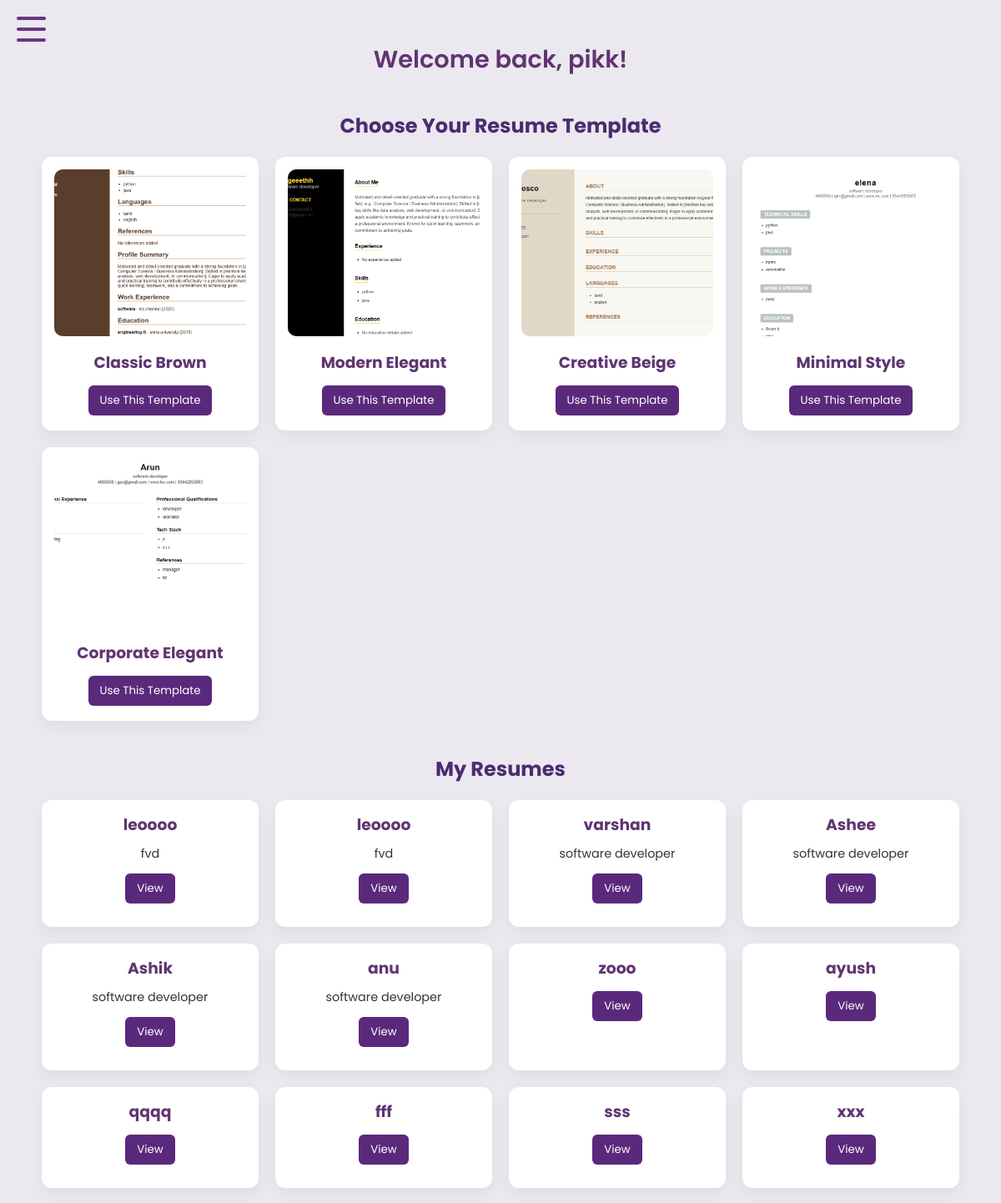
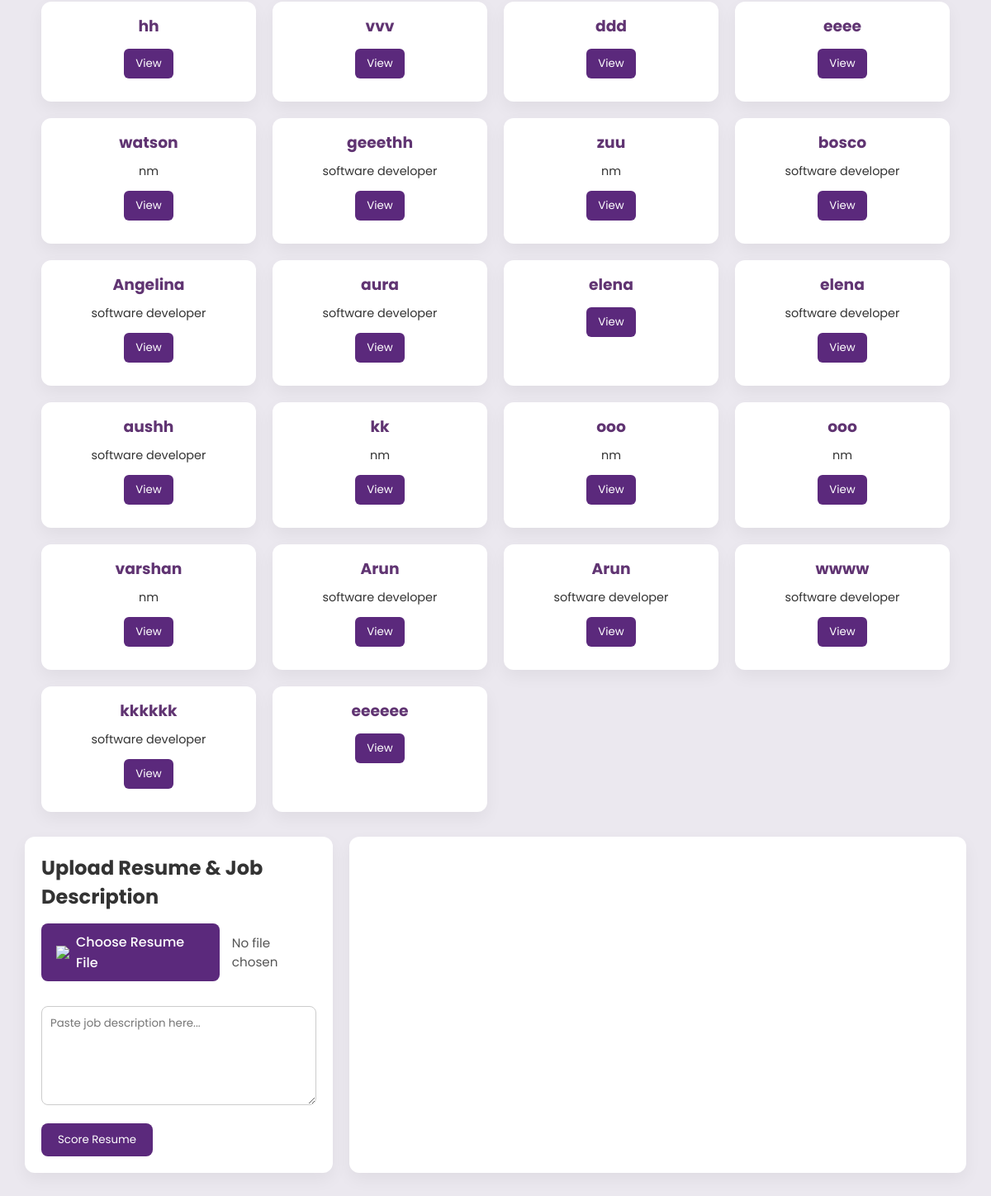
/dashboardd/ (signed in), run on the app's committed database (2 pictures, top to bottom).
### resume/models.py (models this page shows, shortened)
class Resume1(models.Model):
    user = models.ForeignKey(User, on_delete=models.CASCADE)
    full_name = models.CharField(max_length=255)
    job_title = models.CharField(max_length=255, blank=True)
    email = models.EmailField()
    phone = models.CharField(max_length=50, blank=True)
    address = models.CharField(max_length=255, blank=True)
    profile_summary = models.TextField(blank=True)
    skills = models.TextField(blank=True)
    languages = models.TextField(blank=True)
    work_experience = models.TextField(blank=True, default="")
    education = models.TextField(blank=True, default="")
    references = models.TextField(blank=True)
    template_type = models.CharField(max_length=10, default='Resume1')

class Resume2(models.Model):
    user = models.ForeignKey(User, on_delete=models.CASCADE)
    full_name = models.CharField(max_length=100)
    job_title = models.CharField(max_length=100)
    phone = models.CharField(max_length=20)
    email = models.EmailField()
    about_me = models.TextField(blank=True)
    work_experience = models.TextField(blank=True, default="")
    skills = models.TextField(blank=True, help_text="Comma or line-separated")
    education = models.TextField(blank=True, help_text="One entry per line")
    profile_photo = models.ImageField(upload_to='profile_photos/', blank=True, null=True)
    template_type = models.CharField(max_length=10, default='Resume2')

class Resume3(models.Model):
    user = models.ForeignKey(User, on_delete=models.CASCADE)
    full_name = models.CharField(max_length=100)
    job_title = models.CharField(max_length=100, blank=True)
    phone = models.CharField(max_length=20, blank=True)
    email = models.EmailField(blank=True)
    address = models.CharField(max_length=255, blank=True)
    about = models.TextField(blank=True)
    work_experience = models.TextField(blank=True)
    education = models.TextField(blank=True)
    skills = models.TextField(blank=True)
    languages = models.TextField(blank=True)
    references = models.TextField(blank=True)
    profile_image = models.ImageField(upload_to='resumes/', blank=True)
    template_type = models.CharField(max_length=10, default='Resume3')

class Resume4(models.Model):
    user = models.ForeignKey(User, on_delete=models.CASCADE)
    full_name = models.CharField(max_length=100)
    job_title = models.CharField(max_length=100, blank=True, null=True)
    address = models.TextField(blank=True, null=True)
    email = models.EmailField(blank=True, null=True)
    website = models.CharField(max_length=100, blank=True, null=True)
    phone = models.CharField(max_length=20, blank=True, null=True)
    profile_summary = models.TextField(blank=True)
    technical_skills = models.TextField(blank=True, null=True)
    projects = models.TextField(blank=True, null=True)
    education = models.TextField(blank=True, null=True)
    work_experience = models.TextField(blank=True, null=True)
    achievements = models.TextField(blank=True, null=True)
    template_type = models.CharField(max_length=10, default='Resume4')

class Resume5(models.Model):
    user = models.ForeignKey(User, on_delete=models.CASCADE)
    full_name = models.CharField(max_length=100)
    job_title = models.CharField(max_length=100, blank=True, null=True)
    address = models.TextField(blank=True, null=True)
    email = models.EmailField(blank=True, null=True)
    website = models.CharField(max_length=100, blank=True, null=True)
    phone = models.CharField(max_length=20, blank=True, null=True)
    profile_summary = models.TextField(blank=True)
    work_experience = models.TextField(blank=True, null=True)
    education = models.TextField(blank=True, null=True)
    qualifications = models.TextField(blank=True, null=True)
    skills = models.TextField(blank=True, null=True)
    references = models.TextField(blank=True, null=True)
    template_type = models.CharField(max_length=10, default='Resume5')

### resume/views.py (the view)
# urls.py: path('dashboardd/', views.dashboard, name='dashboard'),
@login_required
def dashboard(request):
    user = request.user
    resumes = []
    for r in Resume1.objects.filter(user=user):
        print("Found Resume1:", r.full_name)
        resumes.append({'id': r.id, 'full_name': r.full_name, 'job_title': r.job_title, 'type': 'Resume1'})
    for r in Resume2.objects.filter(user=user):
        print("Found Resume2:", r.full_name)
        resumes.append({'id': r.id, 'full_name': r.full_name, 'job_title': r.job_title, 'type': 'Resume2'})
    for r in Resume3.objects.filter(user=user):
        print("Found Resume3:", r.full_name)
        resumes.append({'id': r.id, 'full_name': r.full_name, 'job_title': r.job_title, 'type': 'Resume3'})
    for r in Resume4.objects.filter(user=user):
        print("Found Resume4:", r.full_name)
        resumes.append({'id': r.id, 'full_name': r.full_name, 'job_title': r.job_title, 'type': 'Resume4'})
    for r in Resume5.objects.filter(user=user):
        print("Found Resume5:", r.full_name)
        resumes.append({'id': r.id, 'full_name': r.full_name, 'job_title': r.job_title, 'type': 'Resume5'})
    print("✅ Total resumes found:", len(resumes))
    return render(request, 'resume/dashboard.html', {'resumes': resumes})

### resume/templates/resume/dashboard.html (shortened to what this page needs)
{% load static %}
<!DOCTYPE html>
<html lang="en">
<head>
</head>
<body>
  <div class="menu-btn" id="menu-btn"><span></span><span></span><span></span></div>
  <div class="main-content" id="main-content">
    <div class="welcome">Welcome back, {{ request.user.username }}!</div>
    <div class="template-section">
      <h2> Choose Your Resume Template</h2>
      <div class="template-grid">
        <div class="template-card">
          <img src="{% static 'resume/templates/temp1.png' %}" alt="Template 1">
          <h3>Classic Brown</h3>
          <form method="get" action="{% url 'resume_form1' %}"><button type="submit">Use This Template</button></form>
        </div>
        <div class="template-card">
          <img src="{% static 'resume/templates/temp2.png' %}" alt="Template 2">
          <h3>Modern Elegant</h3>
          <form method="get" action="{% url 'resume_form2' %}"><button type="submit">Use This Template</button></form>
        </div>
        <div class="template-card">
          <img src="{% static 'resume/templates/temp3.png' %}" alt="Template 3">
          <h3>Creative Beige</h3>
          <form method="get" action="{% url 'resume_form3' %}"><button type="submit">Use This Template</button></form>
        </div>
        <div class="template-card">
          <img src="{% static 'resume/templates/temp4.png' %}" alt="Template 4">
          <h3>Minimal Style</h3>
          <form method="get" action="{% url 'resume_form4' %}"><button type="submit">Use This Template</button></form>
        </div>
        <div class="template-card">
          <img src="{% static 'resume/templates/temp5.png' %}" alt="Template 5">
          <h3>Corporate Elegant</h3>
          <form method="get" action="{% url 'resume_form5' %}"><button type="submit">Use This Template</button></form>
        </div>
      </div>
    </div>
    <div class="template-section">
      <h2>My Resumes</h2>
      {% if resumes %}
        <div class="template-grid">
          {% for resume in resumes %}
            <div class="template-card">
              <h3>{{ resume.full_name }}</h3>
              <p>{{ resume.job_title }}</p>
              <p>
                <a href="{% url 'resume_display' resume.type resume.id %}">
                  <button>View</button>
                </a>
              </p>
            </div>
          {% endfor %}
        </div>
      {% else %}
        <p style="text-align:center;">You have not created any resumes yet.</p>
      {% endif %}
    </div>
<div class="dashboard-grid">
 <div class="dashboard-left">
  <h2>Upload Resume & Job Description</h2>
  <div class="file-upload">
    <label for="resumeFile" class="upload-label">
      <img src="https://img.icons8.com/ios-filled/24/ffffff/upload.png" />
      Choose Resume File
    </label>
    <span id="fileName">No file chosen</span>
  </div>
  <textarea id="jobDesc" placeholder="Paste job description here..."></textarea>
  <button onclick="scoreResume()">Score Resume</button>
</div>
  <div class="dashboard-right">
</div>
</div>
  </div>
</body>
</html>

### resume/templates/resume/dashboard.html (style rules this page uses)
* { margin: 0; padding: 0; box-sizing: border-box; font-family: 'Poppins', sans-serif; }
body { background: #ebe8ef; color: #333; min-height: 100vh; overflow-x: hidden; }
.menu-btn { position: fixed; top: 20px; left: 20px; width: 35px; height: 30px; display: flex; flex-direction: column; justify-content: space-between; cursor: pointer; z-index: 1100; }
.menu-btn span { height: 4px; width: 100%; background: #6a3383; border-radius: 2px; transition: all 0.3s; }
.main-content { padding: 60px 40px; transition: filter 0.3s ease; }
.welcome { font-size: 1.8rem; font-weight: 600; margin-bottom: 25px; color: #603472; text-align: center; }
.template-section { margin-top: 40px; }
.template-section h2 { color: #4a2c6f; margin-bottom: 20px; text-align: center; }
.template-grid { display: grid; grid-template-columns: repeat(auto-fit, minmax(250px, 1fr)); gap: 25px; max-width: 1100px; margin: 0 auto; }
.template-card { background: #fff; border-radius: 12px; padding: 15px; box-shadow: 0 8px 20px rgba(0,0,0,0.05); text-align: center; transition: 0.3s; }
.template-card img { width: 100%; height: 200px; object-fit: cover; border-radius: 10px; margin-bottom: 10px; }
.template-card h3 { color: #603472; margin-bottom: 10px; }
.template-card p { font-size: 0.9rem; margin-bottom: 10px; }
.template-card button { padding: 8px 14px; border: none; border-radius: 6px; background: #5b297c; color: #fff; cursor: pointer; transition: 0.3s; margin: 3px; }
.dashboard-grid { display: grid; grid-template-columns: 1fr 2fr; gap: 30px; margin-top: 30px; }
.dashboard-left, .dashboard-right { background: #fff; padding: 20px; border-radius: 12px; box-shadow: 0 8px 20px rgba(0,0,0,0.05); }
.dashboard-left h2 { margin-bottom: 15px; }
.dashboard-left textarea { width: 100%; height: 120px; margin-top: 10px; margin-bottom: 15px; padding: 10px; border-radius: 8px; border: 1px solid #ccc; resize: vertical; }
.dashboard-left button { background-color: #5b297c; color: white; padding: 10px 20px; border: none; border-radius: 8px; cursor: pointer; }
.file-upload { display: flex; align-items: center; gap: 15px; margin-bottom: 20px; }
.upload-label { background-color: #5b297c; color: white; padding: 10px 18px; border-radius: 8px; cursor: pointer; font-weight: 500; display: inline-flex; align-items: center; gap: 8px; transition: background-color 0.3s ease; }
#fileName { font-size: 0.95rem; color: #555; }
@media (max-width: 1200px) { .main-content { padding: 50px 30px; } }
@media (max-width: 1200px) { .template-grid { gap: 20px; } }
@media (max-width: 1200px) { .dashboard-grid { gap: 20px; } }

### data on the page
Resume1: full_name "leoooo", job_title "fvd"
Resume1: full_name "leoooo", job_title "fvd"
Resume1: full_name "varshan", job_title "software developer"
Resume1: full_name "Ashee", job_title "software developer"
Resume1: full_name "Ashik", job_title "software developer"
Resume1: full_name "anu", job_title "software developer"
Resume1: full_name "zooo"
Resume1: full_name "ayush"
Resume1: full_name "qqqq"
Resume1: full_name "fff"
Resume1: full_name "sss"
Resume1: full_name "xxx"
Resume1: full_name "hh"
Resume1: full_name "vvv"
Resume1: full_name "ddd"
Resume1: full_name "eeee"
Resume2: full_name "watson", job_title "nm"
Resume2: full_name "geeethh", job_title "software developer"
Resume2: full_name "zuu", job_title "nm"
Resume3: full_name "bosco", job_title "software developer"
Resume3: full_name "Angelina", job_title "software developer"
Resume3: full_name "aura", job_title "software developer"
Resume4: full_name "elena"
Resume4: full_name "elena", job_title "software developer"
Resume4: full_name "aushh", job_title "software developer"
Resume4: full_name "kk", job_title "nm"
Resume4: full_name "ooo", job_title "nm"
Resume4: full_name "ooo", job_title "nm"
Resume5: full_name "varshan", job_title "nm"
Resume5: full_name "Arun", job_title "software developer"
Resume5: full_name "Arun", job_title "software developer"
Resume5: full_name "wwww", job_title "software developer"
Resume5: full_name "kkkkkk", job_title "software developer"
Resume5: full_name "eeeeee"

### other printed values
{{ request.user.username }} "pikk"
